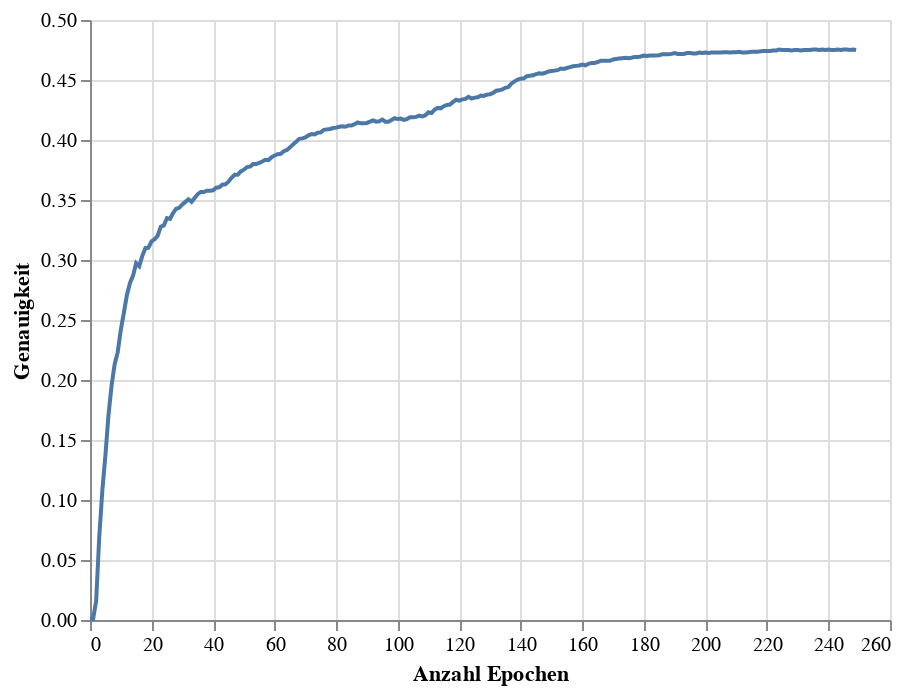

Notebook code for this chart:
### Code cell
accuracy_chart = alt.Chart(accuracy_df).mark_line().encode(
    x=alt.X('Epoch',title = 'Anzahl Epochen'),
    y=alt.Y('Accuracy', title = 'Genauigkeit')
)
accuracy_chart

### Figure 1 — Vega-Lite specification as saved in the notebook (floating-point values rounded to 4 significant figures; data arrays with more than 128 entries replaced by an {"elided": "..."} marker saying what was removed)
{"config": {"view": {"continuousWidth": 400, "continuousHeight": 300}}, "data": {"name": "data-880e62f50dff9a77109cc656029d591d"}, "mark": "line", "encoding": {"x": {"field": "Epoch", "title": "Anzahl Epochen", "type": "quantitative"}, "y": {"field": "Accuracy", "title": "Genauigkeit", "type": "quantitative"}}, "$schema": "https://vega.github.io/schema/vega-lite/v4.17.0.json", "datasets": {"data-880e62f50dff9a77109cc656029d591d": {"elided": "250 records"}}}
